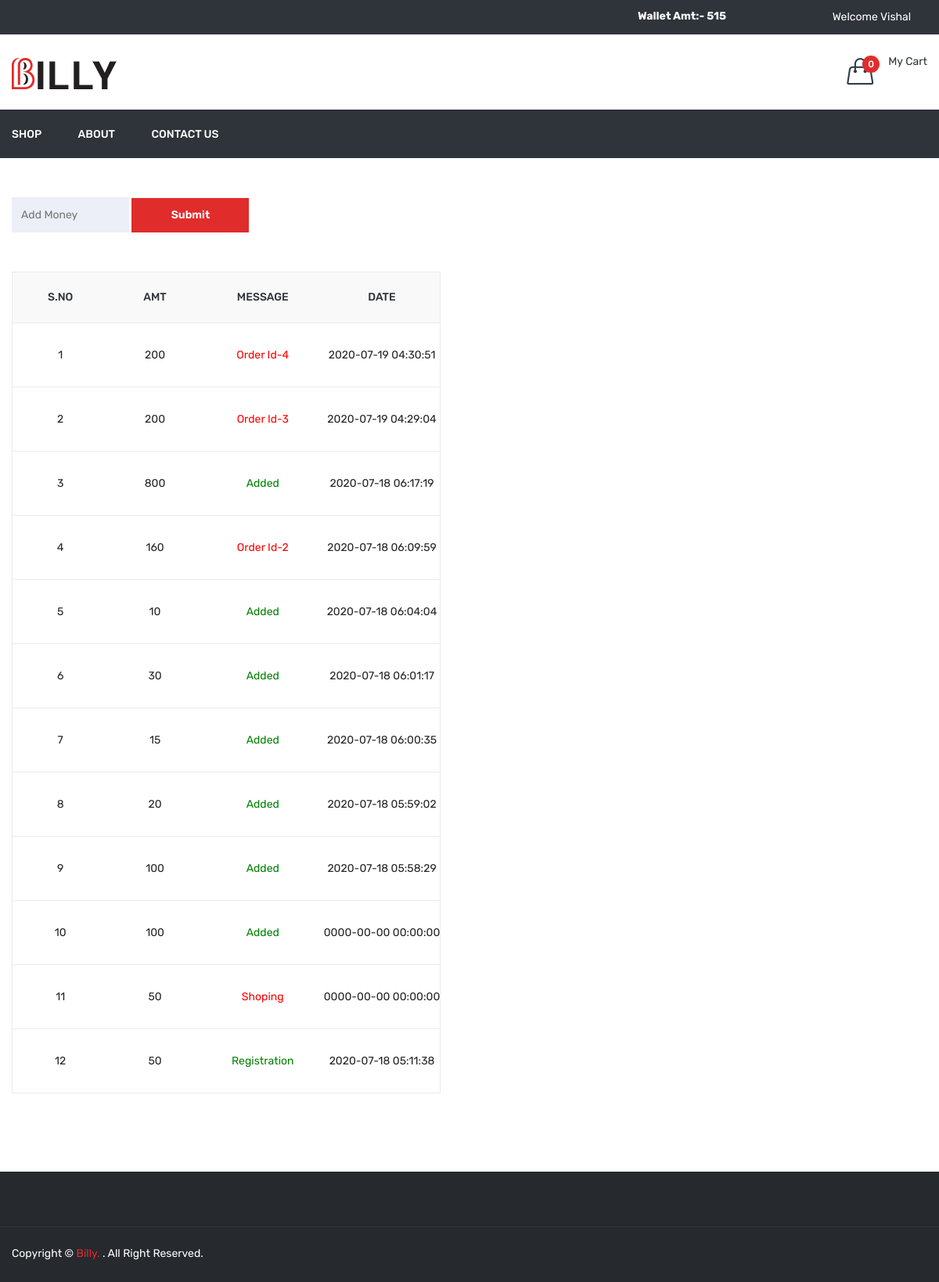
Page /wallet.php (signed in) on the committed database.
### tables this page shows
CREATE TABLE `wallet` (
  `id` int(11) NOT NULL,
  `user_id` int(11) NOT NULL,
  `amt` int(11) NOT NULL,
  `msg` varchar(500) NOT NULL,
  `type` enum('in','out') NOT NULL,
  `payment_id` varchar(50) NOT NULL,
  `added_on` datetime NOT NULL
);

### function.inc.php (called while the page is built, shortened)
	<?php
function getWallet($uid){
	global $con;
	$sql="select * from wallet where user_id='$uid' order by id desc";
	$res=mysqli_query($con,$sql);
	$arr=array();
	while($row=mysqli_fetch_assoc($res)){
		$arr[]=$row;
	}
	return $arr;
}
function getWalletAmt($uid){
	global $con;
	$sql="select * from wallet where user_id='$uid'";
	$res=mysqli_query($con,$sql);
	$in=0;
	$out=0;
	while($row=mysqli_fetch_assoc($res)){
		if($row['type']=='in'){
			$in=$in+$row['amt'];
		}
		if($row['type']=='out'){
			$out=$out+$row['amt'];
		}
	}
	return $in-$out;
}
?>

### wallet.php (the view, shortened to what this page needs)
<?php
include ("header.php");
?>
<div class="cart-main-area pt-50 pb-100">
            <div class="container">
                <div class="row">
                    <div class="col-lg-12 col-md-12 col-sm-12 col-12">
						<div id="add_money_box">
							<form method="post" id="frmAddMoney">
								<input type="number" placeholder="Add Money" name="amt" class="w150" required/>
								<input type="submit" class="btn w150" name="add_money"/>
							</form>
						</div>
							<?php
							$getWallet=getWallet($_SESSION['FOOD_USER_ID']);
							?>
                            <div class="table-content table-responsive">
                                <table>
                                    <thead>
                                        <tr>
                                            <th>S.No</th>
                                            <th>Amt</th>
                                            <th>Message</th>
                                            <th>Date</th>
                                        </tr>
                                    </thead>
                                    <tbody>
                                       <?php
									   $kk=1;
									   foreach($getWallet as $list){?>
											<tr class="wallet_loop">
												<td><?php echo $kk?></td>
												<td><?php echo $list['amt']?></td>
												<td>
													<span class="<?php echo $list['type']?>">
														<?php echo $list['msg']?>
													</span>
												</td>
												<td><?php echo $list['added_on']?></td>
											</tr>
									   <?php
									   $kk++;
									   } ?>
                                    </tbody>
                                </table>
                            </div>
                    </div>
                </div>
            </div>
        </div>
<?php
include("footer.php");
?>

### rows in the picture
wallet: amt "200", msg "Order Id-4", added_on "2020-07-19 04:30:51"
wallet: amt "200", msg "Order Id-3", added_on "2020-07-19 04:29:04"
wallet: amt "800", msg "Added", added_on "2020-07-18 06:17:19"
wallet: amt "160", msg "Order Id-2", added_on "2020-07-18 06:09:59"
wallet: amt "10", msg "Added", added_on "2020-07-18 06:04:04"
wallet: amt "30", msg "Added", added_on "2020-07-18 06:01:17"
wallet: amt "15", msg "Added", added_on "2020-07-18 06:00:35"
wallet: amt "20", msg "Added", added_on "2020-07-18 05:59:02"
wallet: amt "100", msg "Added", added_on "2020-07-18 05:58:29"
wallet: amt "100", msg "Added", added_on "0000-00-00 00:00:00"
wallet: amt "50", msg "Shoping", added_on "0000-00-00 00:00:00"
wallet: amt "50", msg "Registration", added_on "2020-07-18 05:11:38"

### other values in the picture
$getWalletAmt "515"
$_SESSION['FOOD_USER_NAME'] "Vishal"
$totalCartDish "0"
